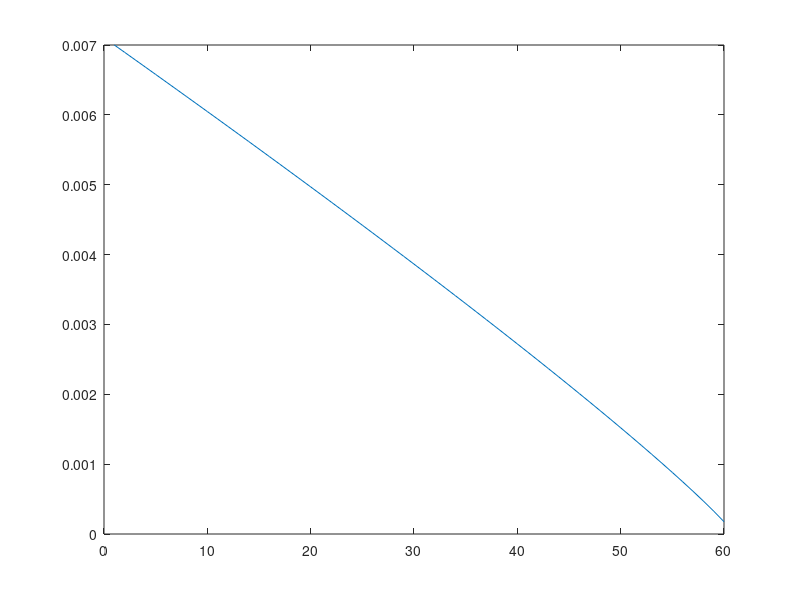

Recreate this plot in MATLAB.
lr = zeros(1,60);
s = zeros(1,60);
for i = 1:60
   
    s(i) = i;
    
end   


init = 0.007;
epoch = 60;
steps = floor(4498/3);
max_iter = epoch * steps;
lr(1) = init;

for ep = 1:60
    iter = ep*steps;
    x = (1 - ( (iter) / max_iter));
    mod = power( x ,0.9);
    lr_new = init*mod;
    lr(ep+1) = lr_new;
    
end    

e = lr(1:60);
plot(s,e)
polyfit(s,e,2)